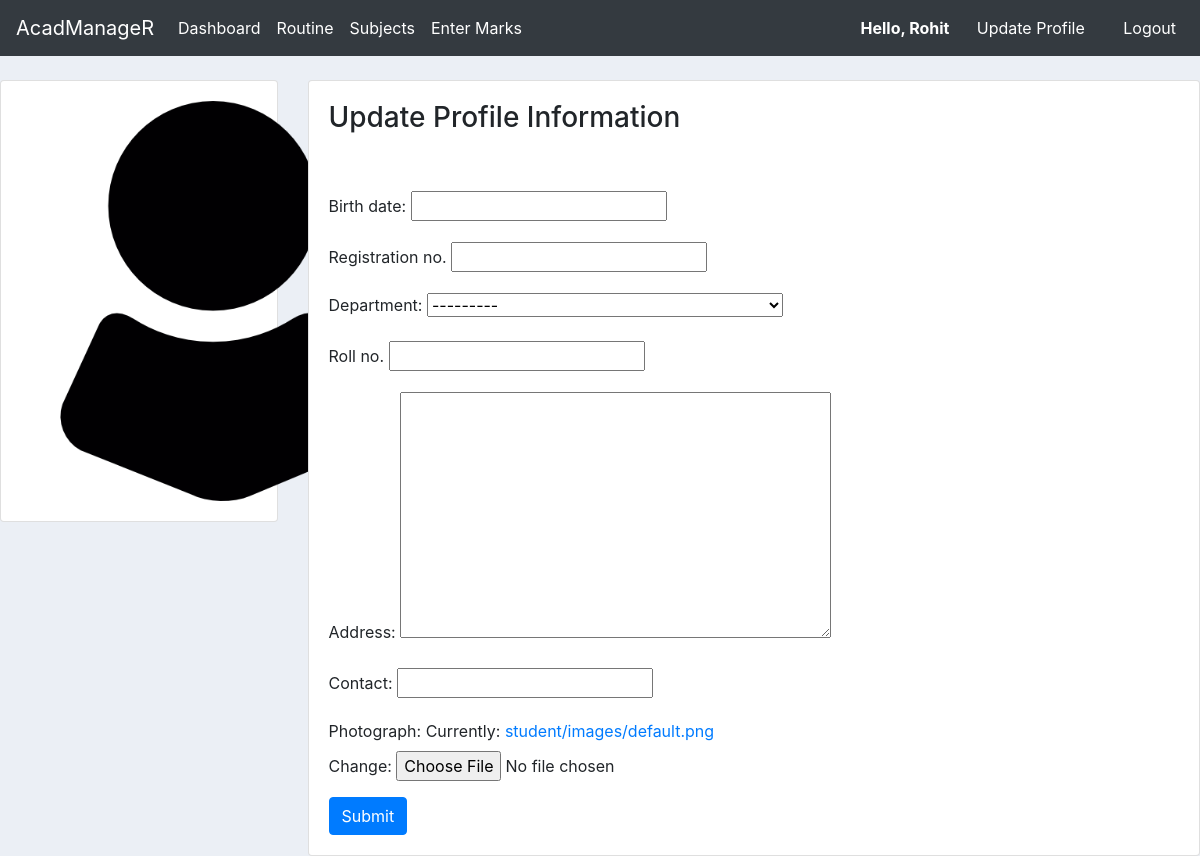
/student/update/ (signed in), run on an earlier commit of the app's database.
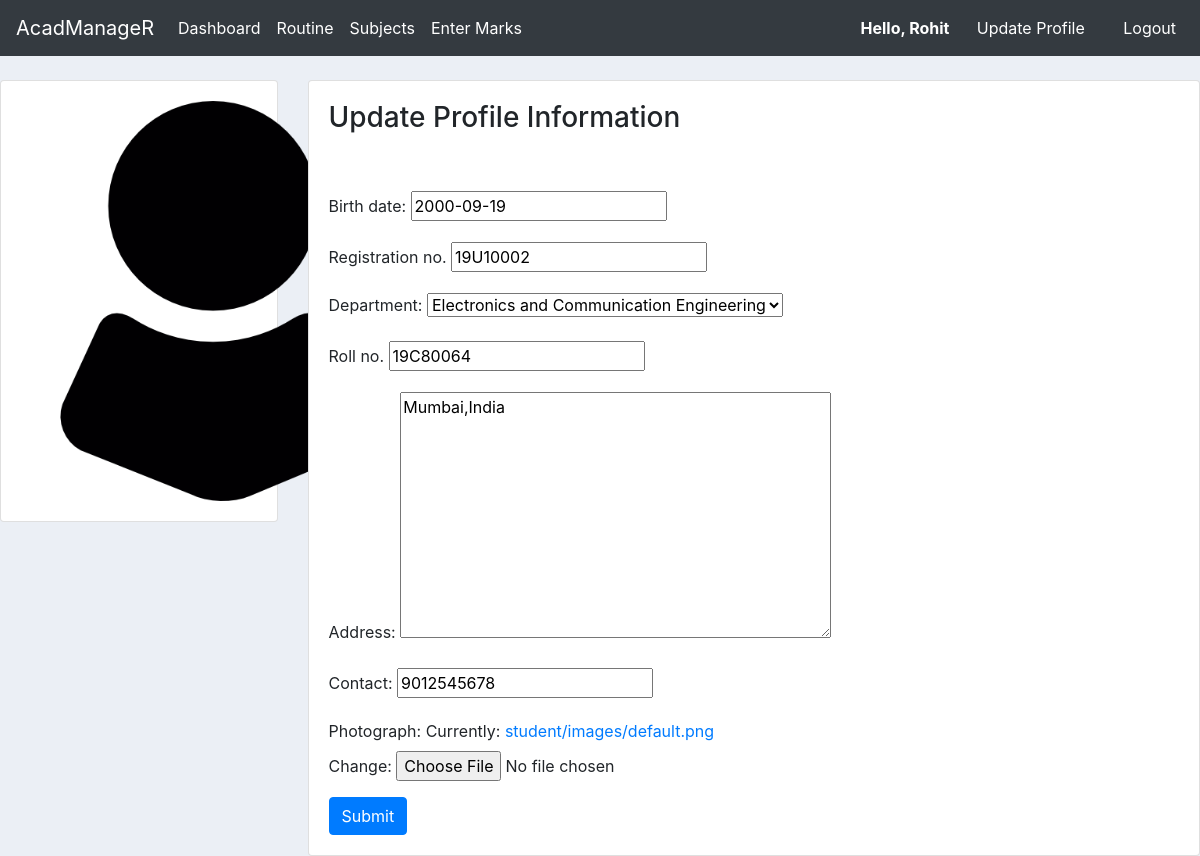
And on a later commit of the database.
### student/models.py (models this page shows, shortened)
class StudentProfile(models.Model):
    student = models.OneToOneField(User, on_delete=models.CASCADE, blank=True, null=True)
    birth_date    = models.DateField(null=True)
    reg           = models.CharField(verbose_name='Registration no.',max_length=8,blank=False,unique=True,null=True)
    department = models.ForeignKey(Department, on_delete=models.CASCADE, null=True)
    roll = models.CharField(verbose_name='Roll no.',max_length=8,unique=True,blank=False,null=True)
    address       = models.TextField(verbose_name='Address',blank=False,null=True)
    contact       = models.CharField(max_length=13,blank=False,unique=True,null=True)
    photograph    = models.ImageField(upload_to='student/images',null=True, default='student/images/default.png')

### student/views.py (the view)
# urls.py: path('student/update/', views.updateView, name='update'),
@login_required(login_url='student:login')
def updateView(request):
    student = request.user.studentprofile
    form = StudentProfileUpdateForm(instance=student)
    if request.method == 'POST':
        form = StudentProfileUpdateForm(request.POST, request.FILES, instance=student)
        if form.is_valid():
            form.save()
            return redirect('/')
    context = {
        'form':form,
        'student':student,
    }
    return render(request, 'student/update_form.html', context)

### student/forms.py
class StudentProfileUpdateForm(forms.ModelForm):
    class Meta:
        model = StudentProfile
        fields = '__all__'
        exclude = ['student']

### student/models.py (called while the page is built)
    def __str__(self):
        return self.name

### student/templates/student/update_form.html (shortened to what this page needs)
{%  extends 'student/base.html' %}
{% block body_block %}
<br>
<div class="row">
	<div class="col-md-3">
		<div class="card card-body">
			<img class="profile-pic" src="{{request.user.studentprofile.photograph.url}}" >
		</div>
	</div>
	<div class="col-md-9">
		<div class="card card-body">
            <h3>Update Profile Information</h3>
            <br>
            <br>
			<form method="POST" action="" enctype="multipart/form-data">
				{{form.as_p}}
			<input class="btn btn-primary" type="submit" name="Update Information">
			</form>
		</div>
	</div>
</div>
{% endblock %}

What changed in the data, as far as the page shows it:
changed StudentProfile: birth_date (not shown) → "2000-09-19"; reg (not shown) → "19U10002"; department "---------" → "Electronics and Communication Engineering"; roll (not shown) → "19C80064"; address (not shown) → "Mumbai,India"; contact (not shown) → "9012545678"
